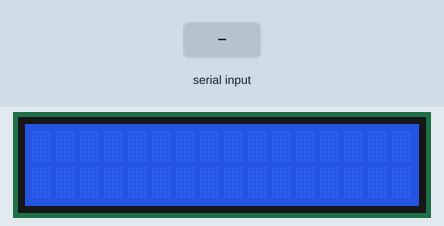
Simulated run of this sketch. Board: Arduino Uno, built with avr-gcc and run on an emulated ATmega328P. Shown: 16×2 character LCD. Inputs (shaded band) come from the test bench.

Above: at 1.2 s.
1.3 s: "1" received over Serial
At 2.1 s:
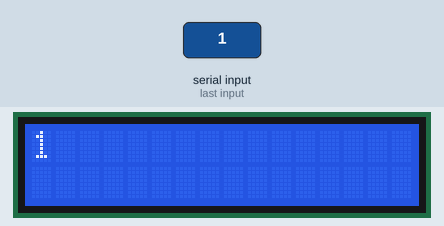
3.0 s: "0" received over Serial
At 4.4 s:
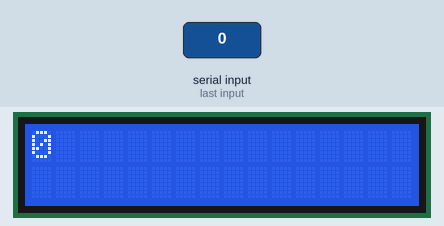
4.7 s: "2" received over Serial
At 5.9 s:
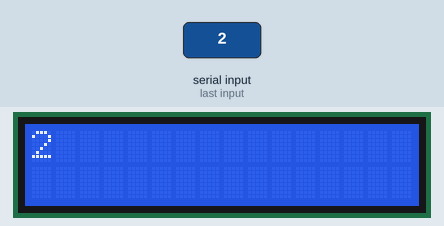
Timing chart, 0 to 7.7 s (numbered marks = the images above; inputs shaded):
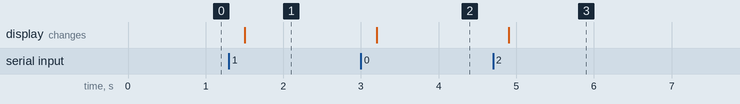

Measured:
- after the input at 1.3 s, the display: changes after 0.20 s (image 1)
- after the input at 3.0 s, the display: changes after 0.20 s (image 2)
- after the input at 4.7 s, the display: changes after 0.20 s (image 3)

The sketch:

Serial_Monitor_Data_on_LCD.ino
```cpp
// including LCD Library
#include <LiquidCrystal.h>

// initialize the library with the numbers of the interface pins
LiquidCrystal lcd(11, 12, 14, 15, 16, 17);

void setup()
{
  // set up the LCD's number of columns and rows:
  lcd.begin(16, 2);
  Serial.begin(9600);
}

void loop()
{
  if(Serial.available())
  {
    delay(200);
    lcd.clear();
    while(Serial.available() > 0)
    {
      lcd.write(Serial.read());
    }
  }
}
```
